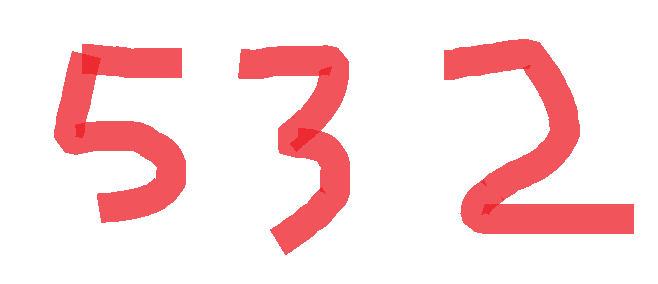
#> input picture opencv-operation/HighGUI/graph/test1.png, 658 x 284 px
$ python subplot.py
#> lines starting #> are read from the running program, lines starting #| are printed output that depends on the picture
from matplotlib import pyplot as plt
import cv2

if __name__ == '__main__':
    img = plt.imread('test1.png')
#> img is the input picture: shape (284, 658, 4) float32; mean R, G, B, A 0.989, 0.872, 0.877, 1
    b,g,r = cv2.split(cv2.imread('test1.png'))
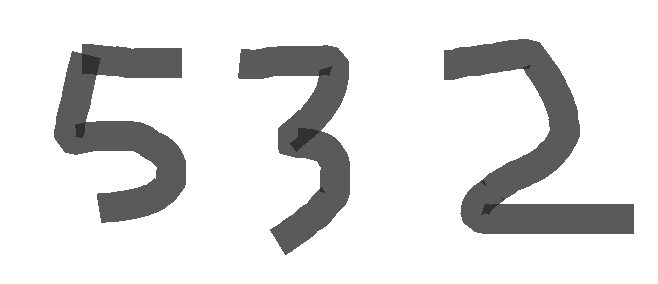
#> b: shape (284, 658); min 38, max 255, mean 223.6
#> g: shape (284, 658); min 31, max 255, mean 222.4
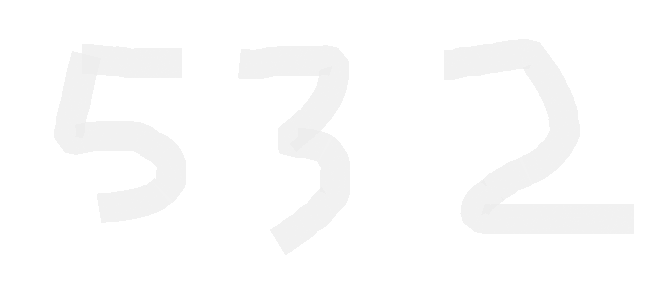
#> r: shape (284, 658); min 236, max 255, mean 252.3

    plt.subplot(2,2,1)
    plt.title('origin')
    plt.imshow(img)

    plt.subplot(2, 2, 2)
    plt.title('blue channel')
    plt.imshow(b,cmap='Blues')

    plt.subplot(2, 2, 3)
    plt.title('green channel')
    plt.imshow(b, cmap='Greens')

    plt.subplot(2, 2, 4)
    plt.title('red channel')
    plt.imshow(b, cmap='Reds')

    plt.show()
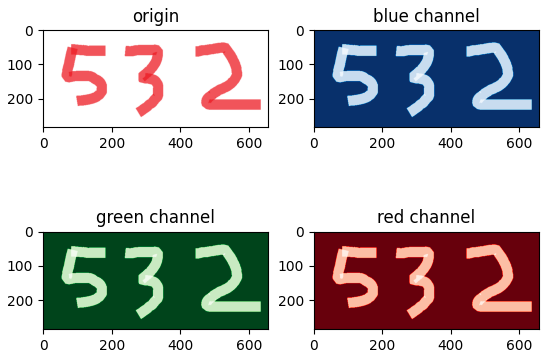
#> figure drawn by matplotlib, 4 panels
